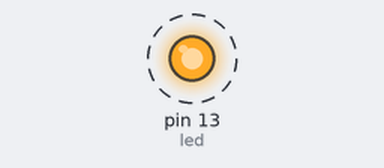
Recording of a sketch running on a simulated Arduino Uno, built with avr-gcc and run on an emulated ATmega328P. Shown: output pins drawn as LEDs (lit = HIGH). Dashed ring = blinking.

Above: at 0.5 s.
Timing chart, 0 to 4.6 s (numbered marks = the images above):
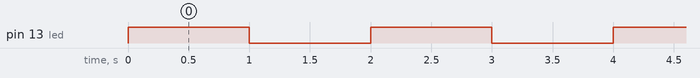

The sketch:

BLINKING_LED1.ino
```cpp
int led = 13;
int delayTime = 1000;

void setup() {
  // put your setup code here, to run once:
  pinMode(led, OUTPUT);

}

void loop() {
  // put your main code here, to run repeatedly:
  digitalWrite(led, HIGH);
  delay(delayTime);
  digitalWrite(led, LOW);
  delay(delayTime);
}
```

Measured:
- by itself, pin 13 (led): alternates HIGH for 1.0 s and LOW for 1.0 s
